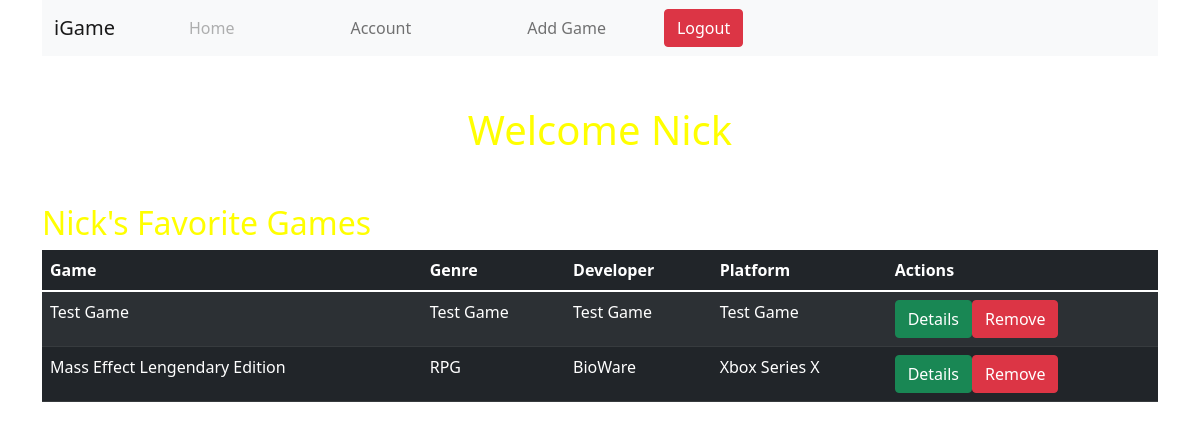
The app's page /games/dashboard (signed in), older data.
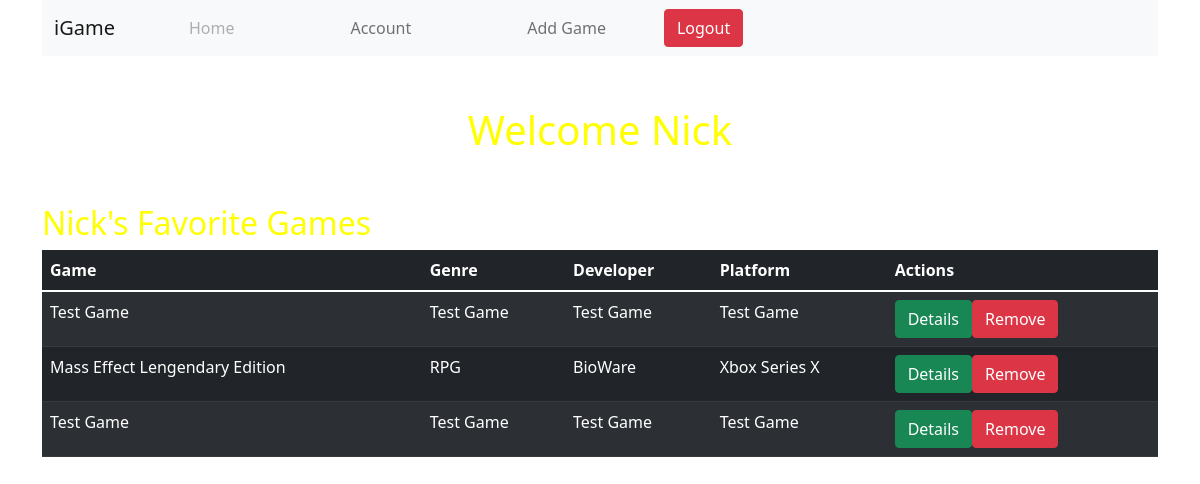
The same page, newer data.
### iGame_app/models.py (models this page shows)
class Game(models.Model):
    title = models.CharField(max_length=255)
    developer = models.CharField(max_length=255)
    publisher = models.CharField(max_length=255)
    genre = models.CharField(max_length=255)
    platform = models.CharField(max_length=255)
    summary = models.TextField()
    release_date = models.DateField()
    created_at = models.DateTimeField(auto_now_add=True)
    updated_at = models.DateTimeField(auto_now=True)
    objects = GameManager()

### iGame_app/views.py (the view)
# urls.py: path('games/dashboard', views.all_games),
def all_games(request):
    context = {
        'user': User.objects.get(id=request.session['userid']),
        'all_games': Game.objects.all(),
    }
    if 'userid' not in request.session:
        return redirect('/')
    else:
        return render(request, 'dashboard.html', context)

### iGame_app/templates/dashboard.html (shortened to what this page needs)
<!DOCTYPE html>
<html lang="en">
  <head>
    <link
      href="https://cdn.jsdelivr.net/npm/bootstrap@5.1.1/dist/css/bootstrap.min.css"
      rel="stylesheet"
    />
    {% load static %}
    <link rel="stylesheet" href="{% static 'css/style.css' %}" />
  </head>
  <body>
    <div class="container-md">
      <nav class="navbar navbar-expand-lg navbar-light bg-light">
        <div class="container-fluid">
          <a class="navbar-brand" href="/games/dashboard">iGame</a>
          <div class="collapse navbar-collapse" id="navbarNav">
            <ul class="navbar-nav">
              <li class="nav-item" style="margin: 0 50px">
                <a
                  class="nav-link disabled"
                  aria-current="page"
                  href="/games/dashboard"
                  >Home</a
                >
              </li>
              <li class="nav-item" style="margin: 0 50px">
                <a class="nav-link" href="/users/account">Account</a>
              </li>
              <li class="nav-item" style="margin: 0 50px">
                <a class="nav-link" aria-current="page" href="/games/new"
                  >Add Game</a
                >
              </li>
            </ul>
            <a href="/users/logout"
              ><button class="btn btn-danger">Logout</button></a
            >
          </div>
        </div>
      </nav>
      <h1 class="welcome-msg">Welcome {{user.first_name}}</h1>
      <h2>{{user.first_name}}'s Favorite Games</h2>
      <table class="table table-dark table-striped">
        <thead>
          <tr>
            <th>Game</th>
            <th>Genre</th>
            <th>Developer</th>
            <th>Platform</th>
            <th>Actions</th>
          </tr>
        </thead>
        <tbody>
          {% for game in all_games %}
          <tr>
            <td>{{game.title}}</td>
            <td>{{game.genre}}</td>
            <td>{{game.developer}}</td>
            <td>{{game.platform}}</td>
            <td>
              <div
                class="btn-group"
                role="group"
                aria-label="Basic mixed styles example"
              >
                <a href="/games/{{game.id}}/details"
                  ><button type="button" class="btn btn-success">
                    Details
                  </button></a
                >
                <a href="/games/{{game.id}}/unfavorite"
                  ><button type="button" class="btn btn-danger">
                    Remove
                  </button></a
                >
              </div>
              {% endfor %}
            </td>
          </tr>
        </tbody>
      </table>
    </div>
  </body>
</html>

Row changes from the older to the newer data that the page shows:
added Game: title "Test Game", genre "Test Game", developer "Test Game", platform "Test Game"
